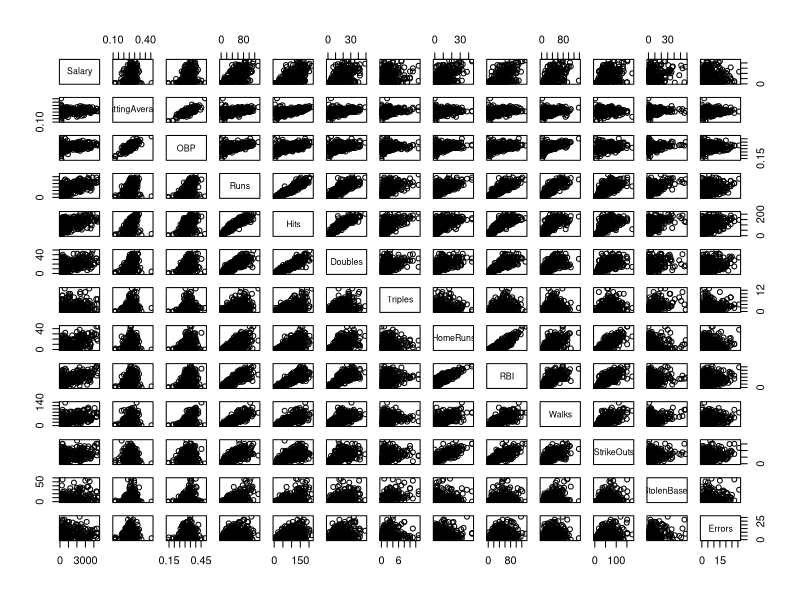
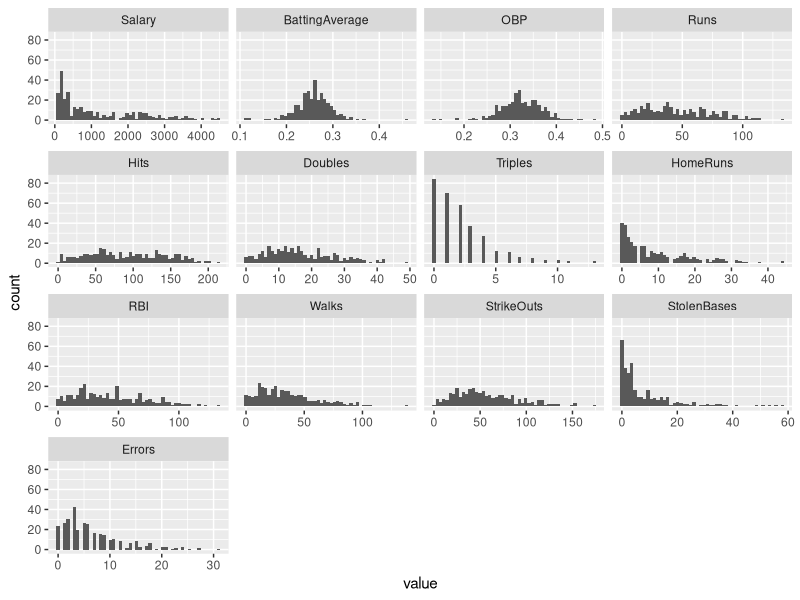

Recreate these plots in R, in order. (Note: this script raises an error after producing the figures.)
####################################################################
#### Setup
####################################################################
## Install and load libraries
ipak <- function(pkg) {
  new.pkg <- pkg[!(pkg %in% installed.packages()[, "Package"])]
  if (length(new.pkg)) 
    install.packages(new.pkg, dependencies = TRUE)
  sapply(pkg, require, character.only = TRUE)
}

#packages <- c('ggplot2', 'reshape2', 'gridExtra', 'leaps', 'car', 'rstudioapi')
packages <- c("ggplot2", "reshape2", "gridExtra", "leaps", "car")
ipak(packages)

## Set working dir
#setwd(dirname(rstudioapi::getActiveDocumentContext()$path))

## Load and label data
baseball = read.table("baseball.dat.txt")
names(baseball) <- c("Salary", "BattingAverage", "OBP", "Runs", "Hits", 
                     "Doubles", "Triples", "HomeRuns", "RBI", "Walks", "StrikeOuts", "StolenBases", 
                     "Errors", "FreAgtEli", "FreeAgent", "ArbEli", "Arbitration", "Name")

## Add singles data
baseball$Singles <- baseball$Hits - baseball$Doubles - baseball$Triples - 
  baseball$HomeRuns

## Reorder columns
# baseball <- baseball[,c('Salary','BattingAverage','OBP','Runs','Hits','Singles','Doubles','Triples','HomeRuns','RBI','Walks','StrikeOuts','StolenBases','Errors','FreAgtEli',
#                         'FreeAgent','ArbEli','Arbitration','Name')]

## Remove measurement error and some outliers
baseball = baseball[-c(22, 25, 26, 52, 76, 80, 135, 153, 154, 205, 218, 
                       269, 284, 297, 303, 322), ]
baseball = subset(baseball, baseball$Singles > 0)

## Display data summary without categorical variables
summary(baseball[1:13])

## Compute Correlation Matrix
corr_mat <- cor(baseball[1:17])

####################################################################
#### Initial Data Exploration
####################################################################
## Create Scatter Plots of Data
plot(baseball[1:13])

## Generate Histograms of data
ggplot(data = melt(baseball[1:13]), aes(x = value)) + facet_wrap(~variable, 
                                                                 scales = "free_x") + geom_histogram(bins = 50)

###################################################################################################################################################################################################
## ORIGINAL PART
###################################################################################################################################################################################################

####################################################################
#### Model Selection
####################################################################
## Fit inital linear models
lm_full = lm(Salary ~ . - Name - Singles, data = baseball)
lm_red = lm(Salary ~ . - Name - OBP - Singles, data = baseball)

## Use LEAPS for Model Selection Exploration
select_full = regsubsets(Salary ~ . - Name - Singles, method = "exhaustive", 
                         nbest = 1, nvmax = 16, data = baseball)
select_red = regsubsets(Salary ~ . - Name - Singles - OBP, method = "exhaustive", 
                        nbest = 1, nvmax = 16, data = baseball)
full_sum = summary(select_full)
red_sum = summary(select_red)

## Display Data
full_sum$which
red_sum$which

## Useful Values
totalSS = sum((baseball$Salary - mean(baseball$Salary))^2)
n = nrow(baseball)
sigma_hat_full = summary(lm_full)$sigma

####################################################################
#### Full Model AIC, BIC, Mallows C, Adj R2
####################################################################
## Necessary Values
p_full = 17
p_f = 2:p_full
RSS_full = full_sum$rss

## Adjusted R2
R2_adj_full = 1 - (RSS_full/(n - p_f))/(totalSS/(n - 1))
plot(p_f, R2_adj_full, xlab = "Number of betas", ylab = "Adjusted R-squared")  # Manual: 9

## Mallow's C
C_p_full = RSS_full/(sigma_hat_full^2) + 2 * p_f - n
C_p_diff_full = abs(abs(C_p_full) - p_f)
plot(p_f, C_p_full, xlab = "Number of betas", ylab = "Mallow's Cp")  # Manual: 8
abline(0, 1)

## AIC
aic_full = n * log(RSS_full/n) + 2 * p_f
plot(p_f, aic_full, xlab = "Number of betas", ylab = "AIC")

## BIC
bic_full = n * log(RSS_full/n) + p_f * log(n)
plot(p_f, bic_full, xlab = "Number of betas", ylab = "BIC")

## Suggested Number of Betas
r2_f = which.max(R2_adj_full) + 1
mc_f = which.min(C_p_diff_full[1:15]) + 1
aic_f = which.min(aic_full) + 1
bic_f = which.min(bic_full) + 1
full_selection_betas = rbind(c(r2_f, mc_f, aic_f, bic_f))

####################################################################
#### Reduced Model AIC, BIC, Mallows C, Adj R2
####################################################################
## Necessary Values
p_red = 16
p_r = 2:p_red
RSS_red = red_sum$rss

## Adjusted R2
R2_adj_red = 1 - (RSS_red/(n - p_r))/(totalSS/(n - 1))
plot(p_r, R2_adj_red, xlab = "Number of betas", ylab = "Adjusted R-squared")  # Manual: 8

## Mallow's C
C_p_red = RSS_red/(sigma_hat_full^2) + 2 * p_r - n
C_p_diff_red = abs(abs(C_p_red) - p_r)
plot(p_r, C_p_red, xlab = "Number of betas", ylab = "Mallow's Cp")  # 15
abline(0, 1)

## AIC
aic_red = n * log(RSS_red/n) + 2 * p_r
plot(p_r, aic_red, xlab = "Number of betas", ylab = "AIC")

## BIC
bic_red = n * log(RSS_red/n) + p_r * log(n)
plot(p_r, bic_red, xlab = "Number of betas", ylab = "BIC")

## Suggested Number of Betas
r2_r = which.max(R2_adj_red) + 1
mc_r = which.min(C_p_diff_red[1:14]) + 1
aic_r = which.min(aic_red) + 1
bic_r = which.min(bic_red) + 1
red_selection_betas = rbind(c(r2_r, mc_r, aic_r, bic_r))

####################################################################
#### Model Selection Summary and VIF Analysis
####################################################################
## Number of Betas suggested by each method
manual_full <- c(9, 8, 9, 8)  #Determined for both full and reduced 
manual_red <- c(8, 15, 9, 8)  #Determined for both full and reduced 

selection_matrix_auto = matrix(rbind(full_selection_betas, red_selection_betas), 
                               ncol = length(full_selection_betas))
selection_matrix_user = matrix(rbind(manual_full, manual_red), ncol = length(manual_red))
colnames(selection_matrix_auto) <- c("Adj R2", "MallowC", "AIC", "BIC")
rownames(selection_matrix_auto) <- c("Full", "Reduced")
colnames(selection_matrix_user) <- c("Adj R2", "MallowC", "AIC", "BIC")
rownames(selection_matrix_user) <- c("Full", "Reduced")

## Full Model Selection Results

## NOTE: AIC and BIC selections for Reduced and Full are the SAME
lm_full_aic = lm(Salary ~ Runs + HomeRuns + RBI + StrikeOuts + StolenBases + 
                   FreAgtEli + FreeAgent + ArbEli, data = baseball)
lm_full_bic = lm(Salary ~ HomeRuns + RBI + StrikeOuts + StolenBases + FreAgtEli + 
                   FreeAgent + ArbEli, data = baseball)
lm_red_mallow = lm(Salary ~ Runs + Hits + Doubles + Triples + HomeRuns + 
                     RBI + Walks + StrikeOuts + StolenBases + Errors + FreAgtEli + FreeAgent + 
                     ArbEli + Arbitration, data = baseball)

######################
# Same models
######################
## AIC VIF
vif(lm_full_aic)
which.max(vif(lm_full_aic))

lm_full_aic = update(lm_full_aic, . ~ . - RBI)
vif(lm_full_aic)
which.max(vif(lm_full_aic))

## BIC VIF
vif(lm_full_bic)
which.max(vif(lm_full_bic))

lm_full_bic = update(lm_full_bic, . ~ . - HomeRuns)
vif(lm_full_bic)
which.max(vif(lm_full_bic))

######################
# Reduced models
######################
vif(lm_red_mallow)
which.max(vif(lm_red_mallow))

lm_red_mallow = update(lm_red_mallow, . ~ . - Runs)
vif(lm_red_mallow)
which.max(vif(lm_red_mallow))

lm_red_mallow = update(lm_red_mallow, . ~ . - RBI)
vif(lm_red_mallow)
which.max(vif(lm_red_mallow))

lm_red_mallow = update(lm_red_mallow, . ~ . - Hits)
vif(lm_red_mallow)
which.max(vif(lm_red_mallow))

####################################################################
#### Adjusted Models after VIF and final model selection
####################################################################
## After selection lm_red_r2 and lm_full_bic are the same
summary(lm_full_aic)  # Adj R2 Value = 0.7301
summary(lm_full_bic)  # Adj R2 Value = 0.7279
summary(lm_red_mallow)  # Adj R2 Value = 0.7229

adj_r2_sum = c(summary(lm_full_aic)$adj.r.squared, summary(lm_full_bic)$adj.r.squared, 
               summary(lm_red_mallow)$adj.r.squared)
names(adj_r2_sum) <- c("lm_full_aic", "lm_full_bic", "lm_red_mallow")

lm_best = lm_full_aic
## lm_full_aic is the best model. OBP was not selected for any models by exhaustive model selection.
## Model: Salary ~ Hits + Triples + HomeRuns + StrikeOuts + StolenBases + Errors + FreeAgentEligibility + FreeAgent + ArbitrationEligibility + Arbitration
## Categorical predictors have the highest values for the model. Arbitration eligibility has an extremely high impact, which makes sense
## because salaries are determined through arbitration.

####################################################################
#### Final Model Plots/Tests
####################################################################
## R-plots
plot(lm_best, which = 1)
plot(lm_best, which = 2)
plot(lm_best, which = 3)
plot(lm_best, which = 4)
plot(lm_best, which = 5)
shapiro.test(lm_best$residuals)

means = data.frame(rbind(colMeans(baseball[1:17])))
means[14:17] <- round(means[14:17])
unt_pred = predict(lm_best, means, interval = "predict")

###################################################################################################################################################################################################
## LOG TRANSFORMED PART
###################################################################################################################################################################################################

####################################################################
#### Model Selection
####################################################################
## Fit inital linear models
lm_log_full = lm(log(Salary) ~ . - Name - Singles, data = baseball)
lm_log_red = lm(log(Salary) ~ . - Name - OBP - Singles, data = baseball)

## Use LEAPS for Model Selection Exploration
select_log_full = regsubsets(log(Salary) ~ . - Name - Singles, method = "exhaustive", 
                             nbest = 1, nvmax = 16, data = baseball)
select_log_red = regsubsets(log(Salary) ~ . - Name - Singles - OBP, method = "exhaustive", 
                            nbest = 1, nvmax = 16, data = baseball)
full_log_sum = summary(select_log_full)
red_log_sum = summary(select_log_red)

## Display Data
full_log_sum$which
red_log_sum$which

## Useful Values
totalSS_log = sum((log(baseball$Salary) - mean(baseball$Salary))^2)
n = nrow(baseball)
sigma_hat_log_full = summary(lm_log_full)$sigma

####################################################################
#### Full Model AIC, BIC, Mallows C, Adj R2
####################################################################
## Necessary Values
p_log_full = 17
p_log_f = 2:p_log_full
RSS_log_full = full_log_sum$rss

## Adjusted R2
R2_adj_log_full = 1 - (RSS_log_full/(n - p_log_f))/(totalSS_log/(n - 1))
plot(p_log_f, R2_adj_log_full, xlab = "Number of betas", ylab = "Adjusted R-squared")

## Mallow's C
C_p_log_full = RSS_log_full/(sigma_hat_log_full^2) + 2 * p_log_f - n
C_p_diff_log_full = abs(abs(C_p_log_full) - p_log_f)
plot(p_log_f, C_p_log_full, xlab = "Number of betas", ylab = "Mallow's Cp")
abline(0, 1)

## AIC
aic_log_full = n * log(RSS_log_full/n) + 2 * p_log_f
plot(p_log_f, aic_log_full, xlab = "Number of betas", ylab = "AIC")

## BIC
bic_log_full = n * log(RSS_log_full/n) + p_log_f * log(n)
plot(p_log_f, bic_log_full, xlab = "Number of betas", ylab = "BIC")

## Suggested Number of Betas
r2_log_f = which.max(R2_adj_log_full) + 1
mc_log_f = which.min(C_p_diff_log_full[1:15]) + 1
aic_log_f = which.min(aic_log_full) + 1
bic_log_f = which.min(bic_log_full) + 1
log_full_selection_betas = rbind(c(r2_log_f, mc_log_f, aic_log_f, bic_log_f))

####################################################################
#### Reduced Model AIC, BIC, Mallows C, Adj R2
####################################################################
## Necessary Values
p_log_red = 16
p_log_r = 2:p_log_red
RSS_log_red = red_log_sum$rss

## Adjusted R2
R2_adj_red = 1 - (RSS_log_red/(n - p_log_r))/(totalSS_log/(n - 1))
plot(p_log_r, R2_adj_red, xlab = "Number of betas", ylab = "Adjusted R-squared")

## Mallow's C
C_p_log_red = RSS_log_red/(sigma_hat_log_full^2) + 2 * p_log_r - n
C_p_diff_log_red = abs(abs(C_p_log_red) - p_log_r)
plot(p_log_r, C_p_log_red, xlab = "Number of betas", ylab = "Mallow's Cp")
abline(0, 1)

## AIC
aic_log_red = n * log(RSS_log_red/n) + 2 * p_log_r
plot(p_log_r, aic_log_red, xlab = "Number of betas", ylab = "AIC")

## BIC
bic_log_red = n * log(RSS_log_red/n) + p_log_r * log(n)
plot(p_log_r, bic_log_red, xlab = "Number of betas", ylab = "BIC")

## Suggested Number of Betas
r2_log_r = which.max(R2_adj_red) + 1
mc_log_r = which.min(C_p_diff_log_red[1:14]) + 1
aic_log_r = which.min(aic_log_red) + 1
bic_log_r = which.min(bic_log_red) + 1
log_red_selection_betas = rbind(c(r2_log_r, mc_log_r, aic_log_r, bic_log_r))

####################################################################
#### Model Selection Summary and VIF Analysis
####################################################################
## Number of Betas suggested by each method

selection_matrix_log_auto = matrix(rbind(log_full_selection_betas, log_red_selection_betas), 
                                   ncol = length(log_full_selection_betas))
colnames(selection_matrix_log_auto) <- c("Adj R2", "MallowC", "AIC", "BIC")
rownames(selection_matrix_log_auto) <- c("Full", "Reduced")

#   (Intercept) BattingAverage   OBP  Runs  Hits Doubles Triples HomeRuns   RBI Walks StrikeOuts StolenBases Errors FreAgtEli FreeAgent ArbEli Arbitration
#5         TRUE          FALSE FALSE FALSE  TRUE   FALSE   FALSE    FALSE  TRUE FALSE      FALSE       FALSE  FALSE      TRUE      TRUE   TRUE       FALSE
#7         TRUE          FALSE FALSE FALSE  TRUE   FALSE   FALSE    FALSE  TRUE FALSE      FALSE        TRUE   TRUE      TRUE      TRUE   TRUE       FALSE

#   (Intercept) BattingAverage  Runs  Hits Doubles Triples HomeRuns   RBI Walks StrikeOuts StolenBases Errors FreAgtEli FreeAgent ArbEli Arbitration
#5         TRUE          FALSE FALSE  TRUE   FALSE   FALSE    FALSE  TRUE FALSE      FALSE       FALSE  FALSE      TRUE      TRUE   TRUE       FALSE
#7         TRUE          FALSE FALSE  TRUE   FALSE   FALSE    FALSE  TRUE FALSE      FALSE        TRUE   TRUE      TRUE      TRUE   TRUE       FALSE

## NOTE: Both models selected are the same for reduced and full!

lm_log_aic = lm(log(Salary) ~ Hits + RBI + FreAgtEli + FreeAgent + ArbEli, 
                data = baseball)
lm_log_bic = lm(log(Salary) ~ Hits + RBI + StolenBases + Errors + FreAgtEli + 
                  FreeAgent + ArbEli, data = baseball)

######################
# AIC model
######################
vif(lm_log_aic)
which.max(vif(lm_log_aic))

######################
# BIC model
######################
vif(lm_log_bic)
which.max(vif(lm_log_bic))

lm_log_bic = update(lm_log_bic, . ~ . - Hits)
vif(lm_log_bic)
which.max(vif(lm_log_bic))

####################################################################
#### Adjusted Models after VIF and final model selection
####################################################################
## After selection lm_red_r2 and lm_full_bic are the same
summary(lm_log_aic)  # Adj R2 Value = 0.7912
summary(lm_log_bic)  # Adj R2 Value = 0.7918

adj_r2_sum = c(summary(lm_log_aic)$adj.r.squared, summary(lm_log_bic)$adj.r.squared)
names(adj_r2_sum) <- c("lm_log_aic", "lm_log_bic")

####################################################################
#### Final Model Plots/Tests
####################################################################
## Full Adj-R^2 Selected Model
plot(lm_log_aic, which = 1)
plot(lm_log_aic, which = 2)
plot(lm_log_aic, which = 3)
plot(lm_log_aic, which = 4)
plot(lm_log_aic, which = 5)
shapiro.test(lm_log_aic$residuals)

## Reduced Adj-R^2 Selected Model
plot(lm_log_bic, which = 1)
plot(lm_log_bic, which = 2)
plot(lm_log_bic, which = 3)
plot(lm_log_bic, which = 4)
plot(lm_log_bic, which = 5)
shapiro.test(lm_log_bic$residuals)

means = data.frame(rbind(colMeans(baseball[1:17])))
means[14:17] <- round(means[14:17])
aic_pred = exp(predict(lm_log_aic, means, interval = "predict"))
bic_pred = exp(predict(lm_log_bic, means, interval = "predict"))

pred_matrix = matrix(rbind(aic_pred, bic_pred, unt_pred), ncol = length(aic_pred))
colnames(pred_matrix) <- c("fit", "lwr", "upr")
rownames(pred_matrix) <- c("lm_log_aic", "lm_log_aic", "lm_best")